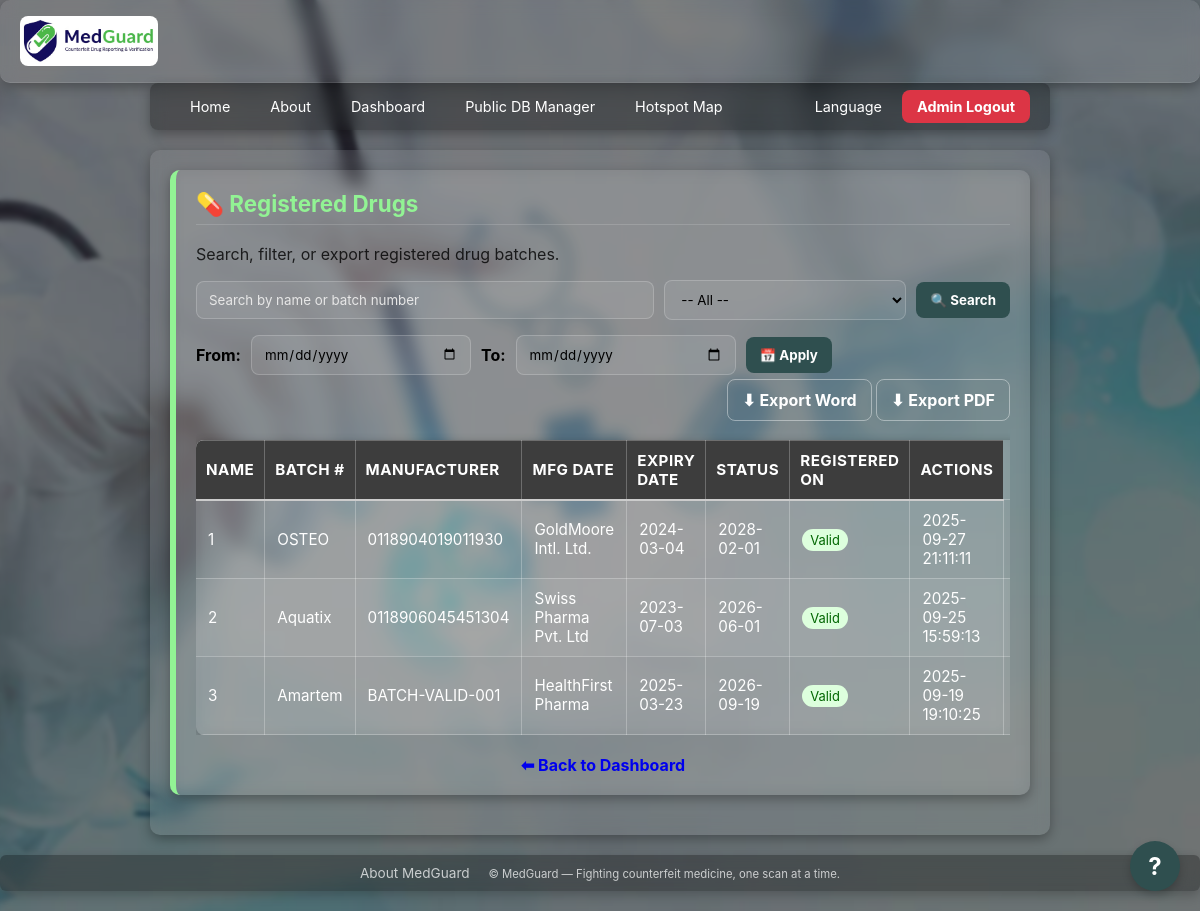
The page /admin/drugs (signed in) on the database its author committed.
### tables this page shows
CREATE TABLE drugs (
            id INTEGER PRIMARY KEY AUTOINCREMENT,
            name TEXT NOT NULL,
            batch_number TEXT UNIQUE NOT NULL,
            mfg_date TEXT NOT NULL,
            expiry_date TEXT NOT NULL,
            manufacturer TEXT NOT NULL,
            created_at TEXT DEFAULT (datetime('now'))
        );

### backend/routes/admin.py (the view)
@admin_bp.get("/drugs")
@role_required('regulator')
def admin_drugs():
    if not session.get("admin_id"):
        return redirect(url_for("admin_login"))
    try:
        conn = get_db()
        search = request.args.get("search", "").strip()
        status = request.args.get("status", "").strip()
        start = request.args.get("start", "").strip()
        end = request.args.get("end", "").strip()
        page = int(request.args.get("page", 1))
        per_page = 20
        offset = (page - 1) * per_page
        base_query = "FROM drugs WHERE 1=1"
        params = []
        if search:
            base_query += " AND (name LIKE ? OR batch_number LIKE ?)"
            params.extend([f"%{search}%", f"%{search}%"])
        if status == "valid":
            base_query += " AND date(expiry_date) >= date('now','localtime')"
        elif status == "expired":
            base_query += " AND date(expiry_date) < date('now','localtime')"
        elif status == "soon":
            base_query += " AND date(expiry_date) BETWEEN date('now','localtime') AND date('now','+30 day','localtime')"
        if start and end:
            base_query += " AND date(created_at) BETWEEN date(?) AND date(?)"
            params.extend([start, end])
        total = conn.execute(f"SELECT COUNT(*) {base_query}", params).fetchone()[0]
        rows = conn.execute(f"""
            SELECT id, name, batch_number, manufacturer, mfg_date, expiry_date, created_at
            {base_query}
            ORDER BY created_at DESC
            LIMIT ? OFFSET ?
        """, params + [per_page, offset]).fetchall()
        total_pages = (total + per_page - 1) // per_page
        return render_template(
            "admin_drugs.html",
            drugs=rows,
            search=search,
            status=status,
            start=start,
            end=end,
            current_date=date.today().isoformat(),
            soon_date=(date.today() + timedelta(days=30)).isoformat(),
            page=page,
            total_pages=total_pages
        )
    except Exception as e:
        print("Error in /drugs:", e)
        traceback.print_exc()
        return jsonify({"error": f"Server error: {str(e)}"}), 500

### backend/database.py (called while the page is built)
def get_db():
    if "db" not in g:
        conn = sqlite3.connect(
            cfg.DB_PATH,
            detect_types=sqlite3.PARSE_DECLTYPES,
            timeout=10
        )
        conn.row_factory = sqlite3.Row
        conn.execute("PRAGMA journal_mode=WAL;")
        g.db = conn
    return g.db

### backend/routes/admin.py (called while the page is built)
def role_required(role):
    def decorator(f):
        @wraps(f)
        def decorated_function(*args, **kwargs):
            if session.get("admin_role") != role:
                return redirect(url_for("admin_login"))
            return f(*args, **kwargs)
        return decorated_function
    return decorator

### frontend/templates/admin_drugs.html (shortened to what this page needs)
{% extends "base.html" %}
{% block content %}
<div class="panel" style="color:#000;">
  <h2>{{ _('💊 Registered Drugs') }}</h2>
  <p style="opacity:0.8;">{{ _('Search, filter, or export registered drug batches.') }}</p>
  <form method="get" action="{{ url_for('admin_api.admin_drugs') }}" class="filter-form">
    <input type="text" name="search" value="{{ search }}" placeholder="{{ _('Search by name or batch number') }}" class="input" style="flex:2; min-width:200px; color:#000;">
    <select name="status" class="input" style="flex:1; min-width:150px; color:#000;">
      <option value="">{{ _('-- All --') }}</option>
    </select>
    <button type="submit" class="btn btn-yellow">{{ _('🔍 Search') }}</button>
  </form>
  <form method="get" action="{{ url_for('admin_api.admin_drugs') }}" class="filter-form">
    <label for="start" style="font-weight:bold;">{{ _('From:') }}</label>
    <input type="date" id="start" name="start" value="{{ start }}" class="input" style="color:#000;">
    <label for="end" style="font-weight:bold;">{{ _('To:') }}</label>
    <input type="date" id="end" name="end" value="{{ end }}" class="input" style="color:#000;">
    <button type="submit" class="btn btn-yellow">{{ _('📅 Apply') }}</button>
  </form>
  <div class="export-links">
    <a href="{{ url_for('admin_api.export_drugs_word', search=search, status=status, start=start, end=end) }}" class="btn btn-outline">{{ _('⬇ Export Word') }}</a>
    <a href="{{ url_for('admin_api.export_drugs_pdf', search=search, status=status, start=start, end=end) }}" class="btn btn-outline">{{ _('⬇ Export PDF') }}</a>
  </div>
  <div style="overflow-x: auto; -webkit-overflow-scrolling: touch;">
    <table class="table" id="drugs-table" style="width:100%; border-collapse: collapse; margin-top:15px; color:#000;">
      <thead style="background:#f4f4f4;">
        <tr>
          <th style="padding:10px; border-bottom:2px solid #ccc; text-align:left;">{{ _('Name') }}</th>
          <th style="padding:10px; border-bottom:2px solid #ccc; text-align:left;">{{ _('Batch #') }}</th>
          <th style="padding:10px; border-bottom:2px solid #ccc; text-align:left;">{{ _('Manufacturer') }}</th>
          <th style="padding:10px; border-bottom:2px solid #ccc; text-align:left;">{{ _('Mfg Date') }}</th>
          <th style="padding:10px; border-bottom:2px solid #ccc; text-align:left;">{{ _('Expiry Date') }}</th>
          <th style="padding:10px; border-bottom:2px solid #ccc; text-align:left;">{{ _('Status') }}</th>
          <th style="padding:10px; border-bottom:2px solid #ccc; text-align:left;">{{ _('Registered On') }}</th>
          <th style="padding:10px; border-bottom:2px solid #ccc; text-align:left;">{{ _('Actions') }}</th>
        </tr>
      </thead>
      <tbody>
        {% for drug in drugs %}
        <tr style="border-bottom:1px solid #eee;">
          <td data-label="#">{{ (page - 1) * 20 + loop.index }}</td>
          <td data-label="Name">{{ drug.name }}</td>
          <td data-label="Batch #">{{ drug.batch_number }}</td>
          <td data-label="Manufacturer">{{ drug.manufacturer }}</td>
          <td data-label="Mfg Date">{{ drug.mfg_date }}</td>
          <td data-label="Expiry Date">{{ drug.expiry_date }}</td>
          <td data-label="Status">
            {% if drug.expiry_date < current_date %}
              <span style="background:#ffdddd; color:#a00; padding:3px 8px; border-radius:12px; font-size:0.85em;">{{ _('Expired') }}</span>
            {% elif drug.expiry_date <= soon_date %}
              <span style="background:#fff3cd; color:#856404; padding:3px 8px; border-radius:12px; font-size:0.85em;">{{ _('Expiring Soon') }}</span>
            {% else %}
              <span style="background:#ddffdd; color:#060; padding:3px 8px; border-radius:12px; font-size:0.85em;">{{ _('Valid') }}</span>
            {% endif %}
          </td>
          <td data-label="Registered On">{{ drug.created_at }}</td>
          <td data-label="Actions">
          </td>
        </tr>
        {% else %}
        <tr>
          <td colspan="8" style="padding:12px; text-align:center; color:#777;">{{ _('No drugs found.') }}</td>
        </tr>
        {% endfor %}
      </tbody>
    </table>
  </div>
  <div style="margin-top:20px; text-align:center;">
    <a href="{{ url_for('admin_api.admin_dashboard') }}" class="btn">{{ _('⬅ Back to Dashboard') }}</a>
  </div>
</div>
{% endblock %}

### frontend/templates/base.html (shortened to what this page needs)
<!DOCTYPE html>
<html lang="{{ current_locale or 'en' }}">
  <head>
    <link
      rel="stylesheet"
      href="{{ url_for('static', filename='styles.css') }}"
    />
  </head>
  <body>
    <header class="mg-header">
      <div class="brand-container">
        <img
          src="{{ url_for('static', filename='images/logo.png') }}"
          alt="MedGuard Logo"
          style="height: 50px; border-radius: 8px"
        />
      </div>
    </header>
    <nav class="navbar container">
      <ul class="nav-list">
        <div class="nav-left">
          <li class="nav-item">
            <a href="{{ url_for('root') }}">{{ _('Home') }}</a>
          </li>
          <li class="nav-item">
            <a href="{{ url_for('about_page') }}">{{ _('About') }}</a>
          </li>
           {% if session.admin_id %}
          <li class="nav-item">
            <a href="{{ url_for('admin_api.admin_dashboard') }}"
              >{{ _('Dashboard') }}</a
            >
          </li>
          <li class="nav-item">
            <a href="{{ url_for('admin_api.public_db_manager_page') }}"
              >{{ _('Public DB Manager') }}</a
            >
          </li>
          <li class="nav-item">
            <a href="{{ url_for('admin_api.hotspot_map_page') }}"
              >{{ _('Hotspot Map') }}</a
            >
          </li>
          {% endif %}
        </div>
        <div class="nav-right">
          <li class="nav-item dropdown">
            <a href="#">{{ _('Language') }}</a>
          </li>
          {% if session.admin_id %}
          <li class="nav-item">
            <form
              action="{{ url_for('admin_logout') }}"
              method="post"
              style="margin: 0"
            >
              <button
                type="submit"
                class="btn"
                style="background: #dc3545; color: white; width: 100%"
              >
                {{ _('Admin Logout') }}
              </button>
            </form>
          </li>
          {% endif %}
        </div>
      </ul>
    </nav>
    <main class="container">{% block content %}{% endblock %}</main>
    <footer class="mg-footer">
      <a
        href="{{ url_for('about_page') }}"
        style="color: #eee; text-decoration: none; margin-right: 15px"
        >{{ _('About MedGuard') }}</a
      >
      <small
        >© {{ _('MedGuard — Fighting counterfeit medicine, one scan at a time.')
        }}</small
      >
    </footer>
    <button id="chat-toggle-btn">?</button>
  </body>
</html>

### frontend/static/styles.css (style rules this page uses)
:root { --mg-green: #2f4f4f; --mg-yellow: #92f394; --mg-white: #ffffff; --mg-red: #b45e19; --mg-success: #28a745; }
* { box-sizing: border-box; font-family: Inter, system-ui, -apple-system, Segoe UI, Roboto, Arial, sans-serif; }
body { margin: 0; background: var(--mg-green); color: var(--mg-white); }
.mg-header { display: flex; align-items: center; justify-content: space-between; gap: 12px; padding: 16px 20px; border-bottom: 1px solid rgba(255, 255, 255, 0.1); }
.container { padding: 20px; max-width: 900px; margin: 0 auto; }
.panel { background: rgba(255, 255, 255, 0.05); border-radius: 12px; padding: 20px; margin-bottom: 20px; box-shadow: 0 4px 12px rgba(0, 0, 0, 0.15); border-left: 6px solid var(--mg-yellow); }
.panel h2 { margin-top: 0; color: var(--mg-yellow); font-size: 1.4rem; border-bottom: 1px solid rgba(255, 255, 255, 0.15); padding-bottom: 6px; }
.input { padding: 10px 12px; border-radius: 8px; border: 1px solid rgba(255, 255, 255, 0.2); background: rgba(255, 255, 255, 0.08); color: var(--mg-white); min-width: 220px; }
.input::placeholder { color: #e7e7e7; }
.btn { cursor: pointer; border: none; border-radius: 8px; padding: 10px 14px; font-weight: 700; transition: all 0.2s ease; text-decoration: none !important; }
a.btn { text-decoration: none !important; }
.btn-yellow { background: var(--mg-green); color: #fff; }
.btn-outline { background: transparent; color: var(--mg-white); border: 1px solid rgba(255, 255, 255, 0.4); }
.navbar { padding: 0; position: relative; z-index: 1000; }
.nav-list { list-style: none; padding: 0; margin: 0; display: flex; align-items: center; justify-content: space-between; }
.nav-item a, .nav-item .btn { color: white; text-decoration: none; padding: 10px 15px; display: block; transition: background 0.2s; font-size: 0.9rem; }
.mg-footer { padding: 20px; text-align: center; opacity: 0.75; }
.table { width: 100%; border-collapse: collapse; margin-top: 10px; font-size: 0.95em; background: rgba(255, 255, 255, 0.08); backdrop-filter: blur(8px); border-radius: 8px; overflow: hidden; box-shadow: 0 2px 8px rgba(0, 0, 0, 0.25); }
.table th, .table td { border: 1px solid rgba(255, 255, 255, 0.25); padding: 10px 12px; text-align: left; color: var(--mg-white); }
.table th { background: rgba(0, 0, 0, 0.75); font-weight: bold; text-transform: uppercase; letter-spacing: 0.5px; border-bottom: 2px solid var(--mg-yellow); }
.table th:first-child, .table td:first-child { border-left: none; }
.table th:last-child, .table td:last-child { border-right: none; }
.table tr:nth-child(even) { background: rgba(255, 255, 255, 0.05); }

### frontend/templates/admin_drugs.html (style rules this page uses)
.filter-form { margin-bottom: 15px; display: flex; gap: 10px; flex-wrap: wrap; align-items: center; }
.export-links { margin-bottom: 15px; text-align: right; }

### rows shown on the page
drugs: index "1", name "OSTEO", batch_number "0118904019011930", manufacturer "GoldMoore Intl. Ltd.", mfg_date "2024-03-04", expiry_date "2028-02-01", created_at "2025-09-27 21:11:11"
drugs: index "2", name "Aquatix", batch_number "0118906045451304", manufacturer "Swiss Pharma Pvt. Ltd", mfg_date "2023-07-03", expiry_date "2026-06-01", created_at "2025-09-25 15:59:13"
drugs: index "3", name "Amartem", batch_number "BATCH-VALID-001", manufacturer "HealthFirst Pharma", mfg_date "2025-03-23", expiry_date "2026-09-19", created_at "2025-09-19 19:10:25"

### other values the page prints
form field status "-- All --"
